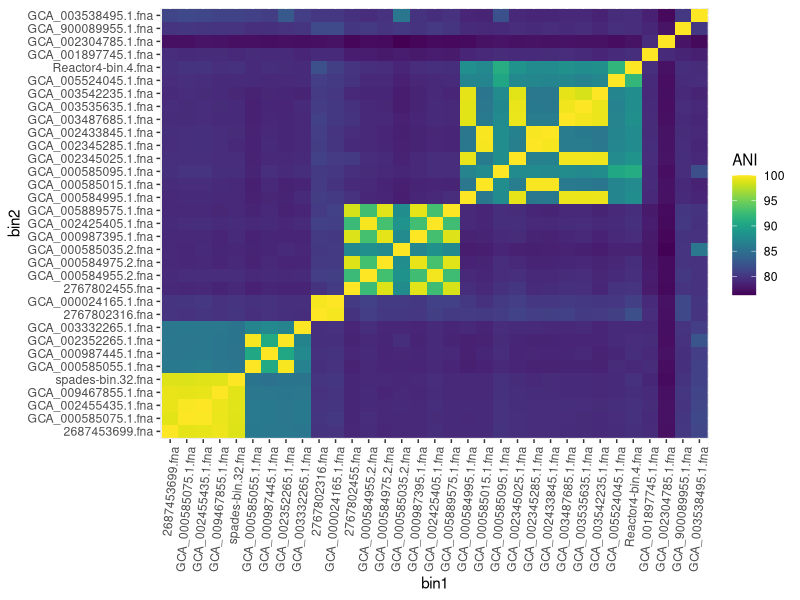

The R source for this figure:
library(tidyverse)
library(reshape2)
library(viridis)

# input from fastani
ani <- read.table("results/ppk1_tree/accum-ani.txt") %>% select(V1, V2, V3)
colnames(ani) <- c("bin1", "bin2", "ANI")

# accumulibacter clade information
accum <- read.csv("metadata/accumulibacter-genomes-refs-information.csv", stringsAsFactors = FALSE)
clade_order <- c("2687453699.fna",
                 "GCA_000585075.1.fna",
                 "GCA_002455435.1.fna",
                 "GCA_009467855.1.fna",
                 "spades-bin.32.fna",
                 "GCA_000585055.1.fna",
                 "GCA_000987445.1.fna",
                 "GCA_002352265.1.fna",
                 "GCA_003332265.1.fna",
                 "2767802316.fna",
                 "GCA_000024165.1.fna",
                 "2767802455.fna",
                 "GCA_000584955.2.fna",
                 "GCA_000584975.2.fna",
                 "GCA_000585035.2.fna",
                 "GCA_000987395.1.fna",
                 "GCA_002425405.1.fna",
                 "GCA_005889575.1.fna",
                 "GCA_000584995.1.fna",
                 "GCA_000585015.1.fna",
                 "GCA_000585095.1.fna",
                 "GCA_002345025.1.fna",
                 "GCA_002345285.1.fna",
                 "GCA_002433845.1.fna",
                 "GCA_003487685.1.fna",
                 "GCA_003535635.1.fna",
                 "GCA_003542235.1.fna",
                 "GCA_005524045.1.fna",
                 "Reactor4-bin.4.fna",
                 "GCA_001897745.1.fna",
                 "GCA_002304785.1.fna",
                 "GCA_900089955.1.fna",
                 "GCA_003538495.1.fna")

# get rid of genome with no detectable ppk1 sequence and couldn't confirm the clade identity
keep <- ani %>% filter(bin1 != "GCA_009467885.1.fna" & bin2 != "GCA_009467885.1.fna")

keep$bin1 <- factor(keep$bin1, levels=c(clade_order))
keep$bin2 <- factor(keep$bin2, levels=c(clade_order))

ani_heatmap <- keep %>% ggplot(aes(x=bin1, y=bin2, fill=ANI)) + geom_raster() + scale_fill_viridis() + theme(axis.text.x= element_text(angle=85, hjust=1))

ggsave(filename="figures/accumulibacter-ani.png", plot=ani_heatmap, width=10, height=7, units=c('cm'))

